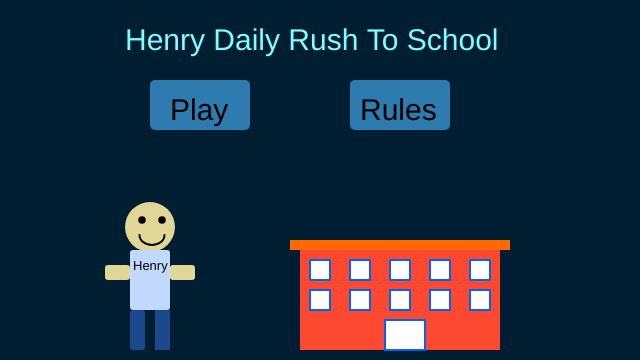
Frame 1 (no input)
Frame 60 (no input): identical to frame 1, image omitted
Frame 120 (the mouse pressed at the canvas centre since frame 60): identical to frame 1, image omitted

The p5.js sketch that drew this single still picture (run headless with seeded random() and noise() and a simulated clock; from frame 60 on, the mouse is pressed at the canvas centre):

// p5.js sketch
// ── sketch.js
var person;
var sceneNum = 0; 

function setup() {
  createCanvas(640, 360);
  person = new Person();
}

function keyPressed(){
   if(key === ' '){
    var jump = createVector(0, -18);
    person.applyForce(jump);
  } else if(key === 'p'){
  	sceneNum++;  
  }
}
 draw = function() {
 
	if(sceneNum === 0){
		background(0,30, 50);
		fill(125,300,400);
		textSize(30);
		text("Henry Daily Rush To School" ,125,50)

		//Henry

		var henryX = 100;
		var henryY = 250;
		var henryMass = 10;
		noStroke();
		fill(224, 215, 150);
		ellipse(henryX+50, henryY-23, henryMass*5, henryMass*5); //Head
		rect(henryX+70, henryY+15, henryMass*2.5, henryMass*1.5, 3);	//Right arm
		rect(henryX+5, henryY+15, henryMass*2.5, henryMass*1.5, 3);	//Left arm
		fill(193, 217, 255);
		rect(henryX+30, henryY, henryMass*4, henryMass*6, 3); //Body
		fill(28, 72, 142);
		rect(henryX+30, henryY+60, henryMass*1.5, henryMass*4, 3); //Left leg
		rect(henryX+55, henryY+60, henryMass*1.5, henryMass*4);  //Right leg
		fill(0,0,0);
		ellipse(henryX+42, henryY-30, henryMass*0.75, henryMass*0.75); //Left eye
		ellipse(henryX+62, henryY-30, henryMass*0.75, henryMass*0.75); //Right eye
		noFill();
		stroke(0,0,0);
		strokeWeight(2);
		arc(henryX+52, henryY-15,25, 20, PI*2 , 2 * PI / 2, OPEN);
		noStroke();
		textSize(13)
		fill(0,0,0);
		text("Henry",henryX+33, henryY+20);

		//School

		var schoolX = 0;
		var schoolY = 50;
		fill(255, 72, 48);
		rect(schoolX+300,schoolY+200,200,100);
		fill(255, 106, 0)
		rect(schoolX+290,schoolY+190,220,10)
		fill(255,255,255);
		stroke(0, 97, 255);
		rect(schoolX+385,schoolY+270,40,30);        
		rect(schoolX+310,schoolY+210,20,20);
		rect(schoolX+350,schoolY+210,20,20);
		rect(schoolX+390,schoolY+210,20,20);
		rect(schoolX+430,schoolY+210,20,20);
		rect(schoolX+470,schoolY+210,20,20);
		rect(schoolX+310,schoolY+240,20,20);
		rect(schoolX+350,schoolY+240,20,20);
		rect(schoolX+390,schoolY+240,20,20);
		rect(schoolX+430,schoolY+240,20,20);
		rect(schoolX+470,schoolY+240,20,20);  
		noStroke();

		//Rules Button

		var buttonX = 350;
		var buttonY = 80;
		var buttonW = 100;
		var buttonH = 50;

		fill(45, 123, 175); // start color
		if (mouseIsPressed && buttonY < mouseY && buttonY + buttonH > mouseY && buttonX < mouseX && buttonX + buttonW > mouseX) { 
			sceneNum = sceneNum + 1;
		}
		rect(buttonX, buttonY, buttonW, buttonH,5);  // the button

		// The button text
		fill(0, 0, 0);
		textSize(30);
		text("Rules", 360, 120);

		//Play Button

		buttonX = 150;
		buttonY = 80;
		buttonW = 100;
		buttonH = 50;

		fill(45, 123, 175); // start color
		if (mouseIsPressed && buttonY < mouseY && buttonY + buttonH > mouseY && buttonX < mouseX && buttonX + buttonW > mouseX) { 
			sceneNum = sceneNum + 2;
		}
		rect(buttonX, buttonY, buttonW, buttonH,5);  // the button

		// The button text
		fill(0, 0, 0);
		textSize(30);
		text("Play", 170, 120);

	} else if (sceneNum === 1){
		background(0);
		fill(255,255,255);
		textSize(30);
		text("How To Play",230,50)
		textSize(25);
		text("- Press The 'Space bar' To Jump ",120,130)
		text("- Avoid touching the obsticles",120,170)
		text("- Right Click to go Faster",120,210)
		text("- You can Double Jump for big obsticles",120,250)

		//Play Button

		var buttonX1 = 280;
		var buttonY1 = 280;
		var buttonW1 = 100;
		var buttonH1 = 50;

		fill(255,255,255); // start color
		if (mouseIsPressed && buttonY1 < mouseY && buttonY1 + buttonH1 > mouseY && buttonX1 < mouseX && buttonX1 + buttonW1 > mouseX) { 
			sceneNum = sceneNum + 1;
		}
		rect(buttonX1, buttonY1, buttonW1, buttonH1,5);  // the button

		// The button text
		fill(0, 0, 0);
		textSize(30);
		text("Play", 300, 320);

	} else if (sceneNum === 2){
        
		background(6, 21, 45);
		fill(209, 236, 255);
		ellipse(90,80,135,135)
		fill(6, 21, 45);
		ellipse(110,90,115,115)
		translate(-person.pos.x,0);
		var gravity = createVector(0,1.2);
		person.applyForce(gravity);

		if(mouseIsPressed){
		var force = createVector(0.2,0);
		person.applyForce(force);
		}
        
        	if(key==='x'){
			person.applyForce(0,0);
			}

			//translate(-person.pos.x,0);
			person.update();
			person.edges();
			person.display();
				
        		//obticles
        
		for(var i = 500; i < 40000; i = i + 3500){
			fill(163, 219, 255);
			rect(i, height-220,100,50,10)
			rect(i+25, height-420,50,220,10);
			rect(i+1800, height-100,50,100,10);
			rect(i+2700, height-220,55,300,10); 
			rect(i+900, height-100,50,100,10);
			rect(i+900, height-400,50,100,10);
			fill(255, 242, 0);
		}

			fill(125,300,400);
			textSize(20);
			text("- Press P to end Game -",650,175)

			} else{
				background(0, 187, 255);
				fill(125,300,400);
        			textSize(35);
				text("- THANKS FOR PLAYING -",120,175)
			}
}

// ── person.js
function Person() {
  this.pos = createVector(50, 250);
  this.vel = createVector(1, 0);
  this.acc = createVector(0, 0);
  this.background = createVector(0, 0);
  this.mass = 10;
  this.applyForce = function(force) {
  this.acc.add(force);
  }
  this.update = function() {
    this.vel.add(this.acc);
    this.pos.add(this.vel);
    this.acc.set(0, 0);
  }
  this.display = function() {
    
    //Henry
    
    noStroke();
    fill(224, 215, 150);
    ellipse(this.pos.x+50, this.pos.y-23, this.mass*5, this.mass*5); //Head
    rect(this.pos.x+70, this.pos.y+15, this.mass*2.5, this.mass*1.5, 3);	//Right arm
    rect(this.pos.x+5, this.pos.y+15, this.mass*2.5, this.mass*1.5, 3);	//Left arm
    fill(193, 217, 255);
    rect(this.pos.x+30, this.pos.y, this.mass*4, this.mass*6, 3); //Body
    fill(28, 72, 142);
    rect(this.pos.x+30, this.pos.y+60, this.mass*1.5, this.mass*4, 3); //Left leg
    rect(this.pos.x+55, this.pos.y+60, this.mass*1.5, this.mass*4);  //Right leg
    fill(0,0,0);
    ellipse(this.pos.x+42, this.pos.y-30, this.mass*0.75, this.mass*0.75); //Left eye
    ellipse(this.pos.x+62, this.pos.y-30, this.mass*0.75, this.mass*0.75); //Right eye
  	noFill();
    stroke(0,0,0);
    strokeWeight(2);
    arc(this.pos.x+52, this.pos.y-15,25, 20, PI*2 , 2 * PI / 2, OPEN);
    noStroke();
    textSize(13)
    fill(0,0,0);
    text("Henry",this.pos.x+33, this.pos.y+20);
    
  }
  this.edges = function() {
    if (this.pos.y > 250) {
      this.vel.y *= 0;
      this.pos.y = 250;
    }
  }
}
